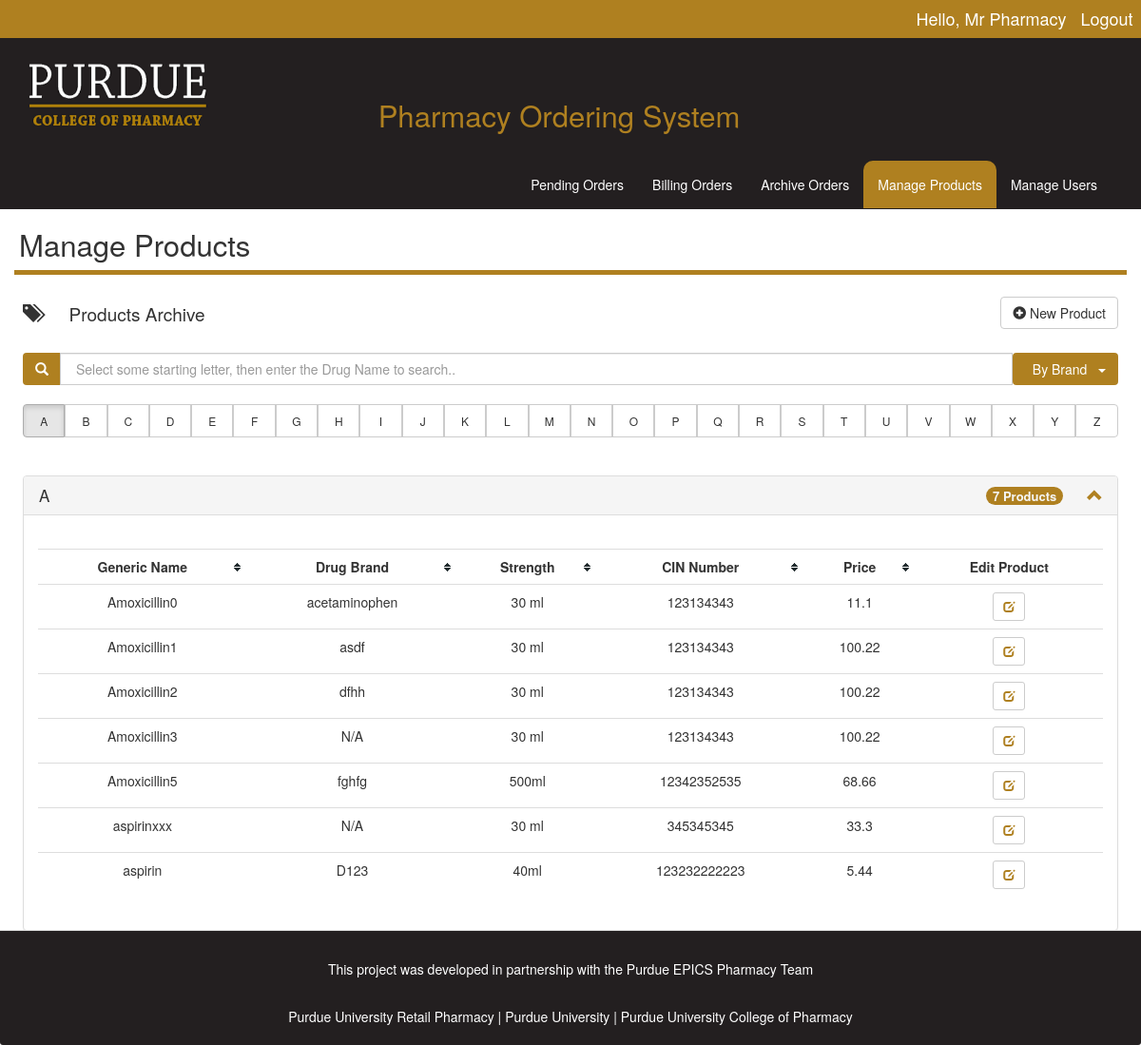
The page /adminpage/manageProducts (signed in) on the database its author committed.
### adminpage/models.py (models this page shows, shortened)
class Product(models.Model):
    brand = models.CharField(max_length=200, help_text="Drug brand of the product")
    name = models.CharField(max_length=200, help_text="Drug name of the product")
    strength = models.CharField(max_length=50, help_text="Product stregnth of the pack: mg, ml etc.")
    price = models.FloatField(help_text="Price of the product in dollar: xx.xx")
    CIN = models.IntegerField(help_text="CIN number of the product with digits")
    description = models.TextField(max_length=2000, blank=True,
                                   null=True, help_text="You can add product description here")
    date_time = models.DateTimeField(auto_now_add=True)
    modified_time = models.DateTimeField(auto_now=True)

### adminpage/views.py (the view)
@login_required
def admin_manageProducts(request):
    user = request.user
    actives = "A"
    if 'query' in request.GET:
        query = request.GET['query']
        if query:
            actives = query
    if request.method == 'POST':
        actives = request.POST.get('actives')
    product_lists = []
    if actives != "":
        for active in actives:
            product_lists.append(Product.objects.filter(name__iregex=r"^[%s].*$" % active))
            active_products = zip(actives, product_lists)
    else:
        active_products = None
    import string
    atoz = list(string.ascii_uppercase)
    atoz = atoz[1:]
    context = {
        'user': user,
        'active_products': active_products,
        'atoz': atoz,
        'actives': actives,
    }
    return render(request, "manageProducts.html", context)

### adminpage/templates/ManageProducts.html (shortened to what this page needs)
{% extends 'base.html' %}
{% block manage_active %}active{% endblock %}
{% block head %}
Manage Products
{% endblock %}
{% block body %}
<div class="container content">
<div class="row" >
  <h5 style="font-size: 19px;">
    <i class='glyphicon glyphicon-tags'></i> &emsp; Products Archive
    <a href="{% url 'adminpage:admin_newProduct' %}" class="pull-right btn btn-default btn-md" style="margin-top: -6.8px;">
      <span class="glyphicon glyphicon-plus-sign"></span> New Product
    </a>
  </h5>
</div>
</div>
<br>
{% include 'productSearch.html' %}
<div class="container content" >
  <div class="row">
    <div class="col col-lg-15 col-md-15" id="needreplace">
    <div class="btn-group btn-group-justified" role="group" style="margin-bottom: 20px;">
      <div class="btn-group" role="group">
        {% if 'A' in actives %}
          <button type="button" class="letter btn btn-default active" style="border-left-width: 1px;">A</button>
        {% else %}
          <button type="button" class="letter btn btn-default" style="border-left-width: 1px;">A</button>
        {% endif %}
      </div>
      {% for i in atoz %}
      <div class="btn-group" role="group">
        {% if i in actives %}
          <button type="button" class="letter btn btn-default active" style="border-left-width: 1px;">{{i}}</button>
        {% else %}
          <button type="button" class="letter btn btn-default" style="border-left-width: 1px;">{{i}}</button>
        {% endif %}
      </div>
      {% endfor %}
    </div>
    <br>
    {% for active, product_list in active_products %}
      <div class="panel panel-default col-md-13 col-lg-13 ">
        <div class="panel-heading collapsable">
          <h3>
            <span class="pull-left">{{active}}</span>
            <span class="pull-right clickable order-span">
              <span class="badge" style="font-size: 13px; margin-bottom: -15px; background-color:#AF8020; margin-right: 20px;">
                {{product_list.count}} Products
              </span>
              {% if forloop.last %}
                <i class="glyphicon glyphicon-chevron-up"></i>
              {% else %}
                <i class="glyphicon glyphicon-chevron-down"></i>
              {% endif %}
            </span>
          </h3>
        </div>
        <div class="panel-body"><br>
          <table class="table table-hover tablesorter">
            <thead>
              <tr>
                <th>Generic Name</th>
                <th>Drug Brand</th>
                <th>Strength</th>
                <th>CIN Number</th>
                <th>Price</th>
                <th style="background-image: none;background-color: #FFF; cursor: default;">Edit Product</th>
              </tr>
            </thead>
            <tbody>
              {% for product in product_list %}
              <tr class="producttr">
                <td>{{product.name}}</td>
                <td>{{product.brand}}</td>
                <td>{{product.strength}}</td>
                <td>{{product.CIN}}</td>
                <td>{{product.price}}</td>
                <td >
                  <a href="{% url 'adminpage:admin_productEdit' product.pk %}" class="btn btn-default btn-sm">
                    <span class="glyphicon glyphicon-edit clickable"></span>
                  </a>
                </td>
              </tr>
              {% endfor %}
            </tbody>
          </table>
        </div>
      </div>
    {% endfor %}
    </div>
  </div>
</div>
{% load static %}
{% endblock body %}

### adminpage/templates/base.html (shortened to what this page needs)
<!DOCTYPE HTML>
<html>
<head>
  {% load static %}
  <link rel="stylesheet" href="https://maxcdn.bootstrapcdn.com/bootstrap/3.3.7/css/bootstrap.min.css">
  <link rel="stylesheet" href="{% static 'css/style.css' %}">
  <link rel="stylesheet" href="{% static 'css/bluetable.css' %}">
  <link rel="stylesheet" type="text/css" href="{% static 'css/pharmHomestylesheet.css' %}"  media="all"/>
</head>
<body>
  <div class="page">
    <div class="biggerHeader">
      <div class="hello">
        <h4>Hello, Mr {{user.first_name}}&nbsp;&nbsp;&nbsp;<span><a href="{% url 'logout' %}">Logout</a></span></h4>
      </div>
      <img src="{% static 'img/pharmLogo.png' %}" width="200" height="100">
      <h1>Pharmacy Ordering System</h1><br>
    </div>
    <nav class="navbar navbar-inverse">
      <div class="container-fluid">
        <div class="collapse navbar-collapse" id="bs-example-navbar-collapse-1">
          <ul class="nav navbar-nav">
            <li class="{% block home_active %}{% endblock %}"><a href="{% url 'adminpage:admin_home' %}">Pending Orders</a></li>
            <li class="{% block billing_active %}{% endblock %}"><a href="{% url 'adminpage:admin_billing' %}">Billing Orders</a></li>
            <li class="{% block archive_active %}{% endblock %}"><a href="{% url 'adminpage:admin_archive' %}">Archive Orders</a></li>
            <li class="{% block manage_active %}{% endblock %}"><a href="{% url 'adminpage:admin_manageProducts' %}">Manage Products</a></li>
            <li><a href="../userManage">Manage Users</a></li>
          </ul>
        </div>
      </div>
    </nav>
    <div class="welcome container">
      <h1>{% block head %}{% endblock %}</h1>
    </div>
    <br>
    {% block body %}
    {% endblock %}
    <div class="panel-footer col-sm-12 col-md-12 col-lg-12">
      <p>This project was developed in partnership with the <a href="https://epics.ecn.purdue.edu/pharm/" >Purdue EPICS Pharmacy Team</a></p>
          <p> <a href="https://www.purdue.edu/rx/">Purdue University Retail Pharmacy</a> |
       <a href="http://www.purdue.edu/"> Purdue University </a> |
       <a href="https://www.pharmacy.purdue.edu/"> Purdue University College of Pharmacy </a> </p>
    </div>
  </div>
</body>
</html>

### adminpage/static/css/bluetable.css (style rules this page uses)
.tablesorter-header { background-image: url(../img/bg.gif); background-repeat: no-repeat; background-position: center right; cursor: pointer; }
table.tablesorter thead th { border-bottom: 1px solid #ddd; border-top: 1px solid #ddd !important; }

### adminpage/static/css/pharmHomestylesheet.css (style rules this page uses)
html { height: 100%; box-sizing: border-box; }
*, *:before, *:after { box-sizing: inherit; }
h1 { font-size: 2.22em; }
body { position: relative; margin: 0; padding-bottom: 10rem; min-height: 100%; }
.hello { list-style-type: none; margin-top: 2.5%; padding: 0px; overflow: hidden; background-color: #AF8020; }
.hello h4 { text-align: right; margin-right: 0.2%; color: white; }
.hello a { text-align: right; margin-right: 0.5%; color: white; }
.biggerHeader { height: 220px; width: 100%; background-color: #231F20; margin-top:-2.5%; }
.biggerHeader h1 { color:#AF8020; text-align: center; margin-top: -4%; margin-left:-2%; }
.biggerHeader img { margin-left: 2%; margin-top: 1%; }
.navbar-inverse { background-color: #231F20!important; border-radius:0px!important; border-color:#231F20!important; float: right!important; z-index:20; margin-top:-52px; }
nav ul li a { color:white!important; }
nav ul li.active a { background-color: #AF8020!important; cursor: pointer; border-top-left-radius: 10px; border-top-right-radius: 10px; }
.welcome { text-align: left; height:auto; border-bottom-style: solid; border-bottom-width: 5px; border-bottom-color: #AF8020; margin-bottom:3%; padding-left: 5px; }
.container { max-width: 100%; margin: 0 auto; }
.content { padding-left: 2%; padding-right: 2%; }
table th,tr { text-align: center; }
.clickable { cursor: pointer; color: #AF8020; }
.collapsable { cursor: pointer; }
.panel-heading span { margin-top: -19px; font-size: 17px; margin-left: 1px; }
.panel-footer { background-color: #231F20!important; clear:both; position: absolute; right: 0; bottom: 0; left: 0; padding: 1rem; text-align: center; }
.panel-footer p { color: white; text-decoration:none; }
.panel-footer p a { color: white; text-decoration:none; }
.btn-group-justified button { border-left-width: 0px; background-color: #ffffff; height: 35px; font-size: 12px; }

### rows shown on the page
Product: name "Amoxicillin0", brand "acetaminophen", strength "30 ml", CIN "123134343", price "11.1"
Product: name "Amoxicillin1", brand "asdf", strength "30 ml", CIN "123134343", price "100.22"
Product: name "Amoxicillin2", brand "dfhh", strength "30 ml", CIN "123134343", price "100.22"
Product: name "Amoxicillin3", brand "N/A", strength "30 ml", CIN "123134343", price "100.22"
Product: name "Amoxicillin5", brand "fghfg", strength "500ml", CIN "12342352535", price "68.66"
Product: name "aspirinxxx", brand "N/A", strength "30 ml", CIN "345345345", price "33.3"
Product: name "aspirin", brand "D123", strength "40ml", CIN "123232222223", price "5.44"

### other values the page prints
{{ user.first_name }} "Pharmacy"
{{ i }} "B" "C" "D" "E" "F" "G" "H" "I" "J" "K" "L" "M" "N" "O" "P" "Q" "R" "S" "T" "U" "V" "W" "X" "Y" "Z"
{{ active }} "A"
{{ product_list.count }} "7"
